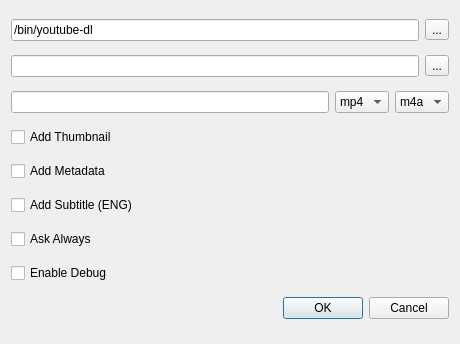
<?xml version="1.0" encoding="UTF-8"?>
<ui version="4.0">
 <class>YtSettings</class>
 <widget class="QDialog" name="YtSettings">
  <property name="geometry">
   <rect>
    <x>0</x>
    <y>0</y>
    <width>460</width>
    <height>344</height>
   </rect>
  </property>
  <property name="windowTitle">
   <string>Vertical Tabs Settings</string>
  </property>
  <layout class="QGridLayout" name="gridLayout">
   <item row="13" column="1">
    <widget class="QCheckBox" name="checkDebug">
     <property name="text">
      <string>Enable Debug</string>
     </property>
    </widget>
   </item>
   <item row="11" column="1">
    <widget class="QCheckBox" name="checkSubtitle">
     <property name="text">
      <string>Add Subtitle (ENG)</string>
     </property>
    </widget>
   </item>
   <item row="10" column="1">
    <widget class="QCheckBox" name="checkMetadata">
     <property name="text">
      <string>Add Metadata</string>
     </property>
    </widget>
   </item>
   <item row="4" column="1">
    <layout class="QHBoxLayout" name="horizontalLayout_2">
     <item>
      <widget class="QLineEdit" name="lineTitleFormat">
       <property name="text">
        <string/>
       </property>
      </widget>
     </item>
     <item>
      <widget class="QComboBox" name="comboVideoExtention">
       <item>
        <property name="text">
         <string>mp4</string>
        </property>
       </item>
       <item>
        <property name="text">
         <string>avi</string>
        </property>
       </item>
      </widget>
     </item>
     <item>
      <widget class="QComboBox" name="comboAudioExtention">
       <item>
        <property name="text">
         <string>m4a</string>
        </property>
       </item>
      </widget>
     </item>
    </layout>
   </item>
   <item row="9" column="1">
    <widget class="QCheckBox" name="checkThumbnail">
     <property name="text">
      <string>Add Thumbnail</string>
     </property>
    </widget>
   </item>
   <item row="14" column="1">
    <widget class="QDialogButtonBox" name="buttonBox">
     <property name="standardButtons">
      <set>QDialogButtonBox::Cancel|QDialogButtonBox::Ok</set>
     </property>
    </widget>
   </item>
   <item row="1" column="1">
    <layout class="QHBoxLayout" name="horizontalLayout">
     <item>
      <widget class="QLineEdit" name="lineExecuteble">
       <property name="text">
        <string>/bin/youtube-dl</string>
       </property>
      </widget>
     </item>
     <item>
      <widget class="QToolButton" name="toolExecutable">
       <property name="text">
        <string>...</string>
       </property>
      </widget>
     </item>
    </layout>
   </item>
   <item row="12" column="1">
    <widget class="QCheckBox" name="checkAskAlways">
     <property name="text">
      <string>Ask Always</string>
     </property>
    </widget>
   </item>
   <item row="2" column="1">
    <layout class="QHBoxLayout" name="horizontalLayout_3">
     <item>
      <widget class="QLineEdit" name="lineDefaultDir"/>
     </item>
     <item>
      <widget class="QToolButton" name="toolButton">
       <property name="text">
        <string>...</string>
       </property>
      </widget>
     </item>
    </layout>
   </item>
  </layout>
 </widget>
 <resources/>
 <connections/>
</ui>
